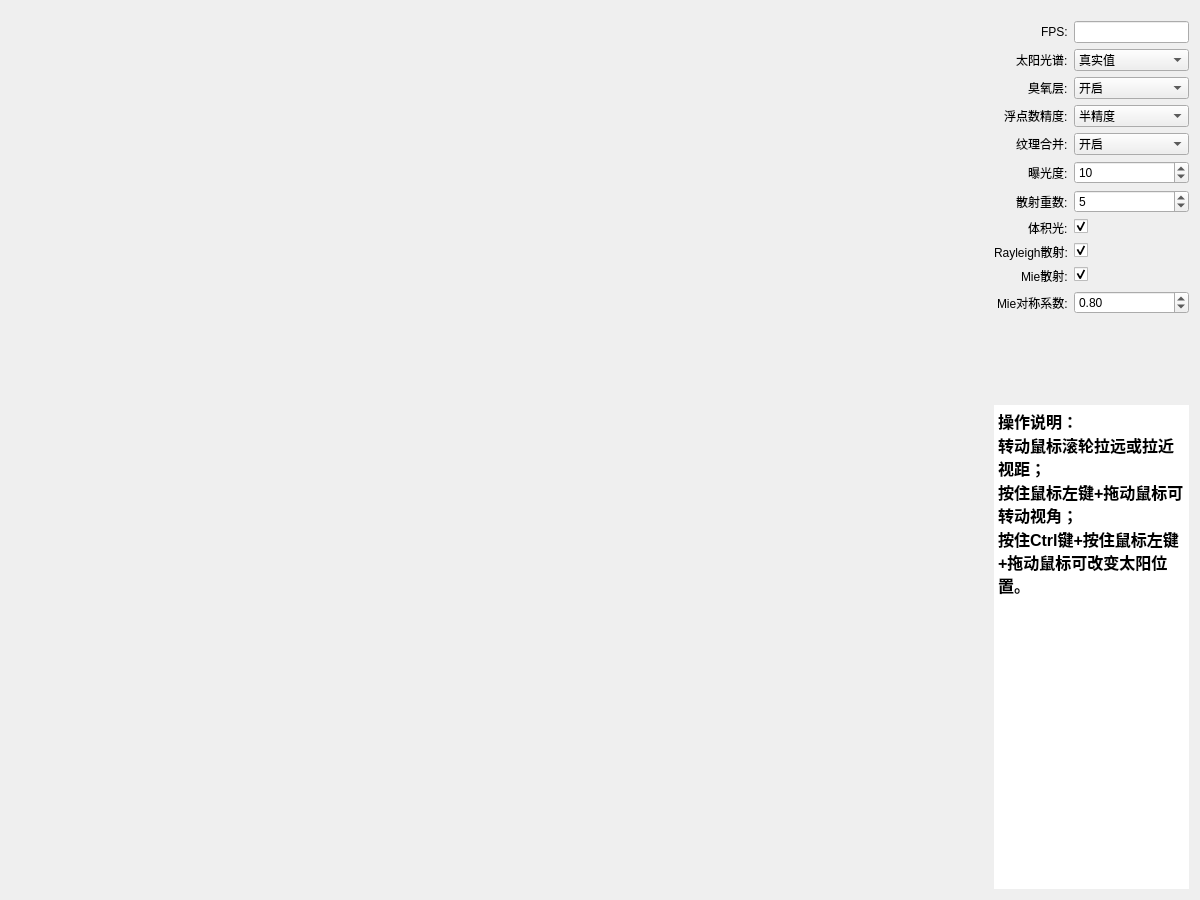
<?xml version="1.0" encoding="UTF-8"?>
<ui version="4.0">
 <class>MainWindow</class>
 <widget class="QMainWindow" name="MainWindow">
  <property name="geometry">
   <rect>
    <x>0</x>
    <y>0</y>
    <width>1200</width>
    <height>900</height>
   </rect>
  </property>
  <property name="minimumSize">
   <size>
    <width>1200</width>
    <height>900</height>
   </size>
  </property>
  <property name="maximumSize">
   <size>
    <width>1200</width>
    <height>900</height>
   </size>
  </property>
  <property name="windowTitle">
   <string>MainWindow</string>
  </property>
  <property name="styleSheet">
   <string notr="true">font: 12pt &quot;新宋体&quot;;</string>
  </property>
  <widget class="QWidget" name="centralWidget">
   <layout class="QHBoxLayout" name="horizontalLayout_2">
    <item>
     <layout class="QHBoxLayout" name="horizontalLayout" stretch="5,1">
      <item>
       <widget class="QWidget" name="panel" native="true">
        <property name="autoFillBackground">
         <bool>true</bool>
        </property>
       </widget>
      </item>
      <item>
       <layout class="QVBoxLayout" name="verticalLayout" stretch="4,5">
        <item>
         <layout class="QFormLayout" name="parm_formLayout">
          <property name="labelAlignment">
           <set>Qt::AlignRight|Qt::AlignTrailing|Qt::AlignVCenter</set>
          </property>
          <property name="topMargin">
           <number>10</number>
          </property>
          <item row="0" column="0">
           <widget class="QLabel" name="Header">
            <property name="text">
             <string>FPS:</string>
            </property>
           </widget>
          </item>
          <item row="0" column="1">
           <widget class="QLineEdit" name="fps_LineEdit">
            <property name="styleSheet">
             <string notr="true"/>
            </property>
            <property name="alignment">
             <set>Qt::AlignCenter</set>
            </property>
            <property name="readOnly">
             <bool>true</bool>
            </property>
           </widget>
          </item>
          <item row="1" column="0">
           <widget class="QLabel" name="spectrum_Label">
            <property name="text">
             <string>太阳光谱:</string>
            </property>
           </widget>
          </item>
          <item row="1" column="1">
           <widget class="QComboBox" name="spectrum_ComboBox">
            <item>
             <property name="text">
              <string>真实值</string>
             </property>
            </item>
            <item>
             <property name="text">
              <string>常数值</string>
             </property>
            </item>
           </widget>
          </item>
          <item row="2" column="0">
           <widget class="QLabel" name="ozone_Label">
            <property name="text">
             <string>臭氧层:</string>
            </property>
           </widget>
          </item>
          <item row="2" column="1">
           <widget class="QComboBox" name="ozone_ComboBox">
            <item>
             <property name="text">
              <string>开启</string>
             </property>
            </item>
            <item>
             <property name="text">
              <string>关闭</string>
             </property>
            </item>
           </widget>
          </item>
          <item row="3" column="0">
           <widget class="QLabel" name="float_Label">
            <property name="text">
             <string>浮点数精度:</string>
            </property>
           </widget>
          </item>
          <item row="3" column="1">
           <widget class="QComboBox" name="float_ComboBox">
            <item>
             <property name="text">
              <string>半精度</string>
             </property>
            </item>
            <item>
             <property name="text">
              <string>单精度</string>
             </property>
            </item>
           </widget>
          </item>
          <item row="4" column="0">
           <widget class="QLabel" name="texture_Label">
            <property name="text">
             <string>纹理合并:</string>
            </property>
           </widget>
          </item>
          <item row="4" column="1">
           <widget class="QComboBox" name="texture_ComboBox">
            <item>
             <property name="text">
              <string>开启</string>
             </property>
            </item>
            <item>
             <property name="text">
              <string>关闭</string>
             </property>
            </item>
           </widget>
          </item>
          <item row="5" column="0">
           <widget class="QLabel" name="exposure_Label">
            <property name="text">
             <string>曝光度:</string>
            </property>
           </widget>
          </item>
          <item row="5" column="1">
           <widget class="QSpinBox" name="exposure_SpinBox">
            <property name="readOnly">
             <bool>false</bool>
            </property>
            <property name="maximum">
             <number>300</number>
            </property>
            <property name="singleStep">
             <number>2</number>
            </property>
            <property name="value">
             <number>10</number>
            </property>
           </widget>
          </item>
          <item row="6" column="0">
           <widget class="QLabel" name="num_scattering_Label">
            <property name="text">
             <string>散射重数:</string>
            </property>
           </widget>
          </item>
          <item row="6" column="1">
           <widget class="QSpinBox" name="num_scattering_SpinBox">
            <property name="minimum">
             <number>1</number>
            </property>
            <property name="maximum">
             <number>25</number>
            </property>
            <property name="value">
             <number>5</number>
            </property>
           </widget>
          </item>
          <item row="7" column="0">
           <widget class="QLabel" name="lightshaft_Label">
            <property name="text">
             <string>体积光:</string>
            </property>
           </widget>
          </item>
          <item row="7" column="1">
           <widget class="QCheckBox" name="lightshaft_CheckBox">
            <property name="text">
             <string/>
            </property>
            <property name="checked">
             <bool>true</bool>
            </property>
            <property name="tristate">
             <bool>false</bool>
            </property>
           </widget>
          </item>
          <item row="8" column="0">
           <widget class="QLabel" name="rayleighLabel">
            <property name="text">
             <string>Rayleigh散射:</string>
            </property>
           </widget>
          </item>
          <item row="8" column="1">
           <widget class="QCheckBox" name="rayleighCheckBox">
            <property name="checked">
             <bool>true</bool>
            </property>
           </widget>
          </item>
          <item row="9" column="0">
           <widget class="QLabel" name="mieLabel">
            <property name="text">
             <string>Mie散射:</string>
            </property>
           </widget>
          </item>
          <item row="9" column="1">
           <widget class="QCheckBox" name="mieCheckBox">
            <property name="checked">
             <bool>true</bool>
            </property>
           </widget>
          </item>
          <item row="10" column="0">
           <widget class="QLabel" name="mie_g_Label">
            <property name="text">
             <string>Mie对称系数:</string>
            </property>
           </widget>
          </item>
          <item row="10" column="1">
           <widget class="QDoubleSpinBox" name="mie_g_DoubleSpinBox">
            <property name="minimum">
             <double>-0.990000000000000</double>
            </property>
            <property name="maximum">
             <double>0.990000000000000</double>
            </property>
            <property name="singleStep">
             <double>0.050000000000000</double>
            </property>
            <property name="value">
             <double>0.800000000000000</double>
            </property>
           </widget>
          </item>
         </layout>
        </item>
        <item>
         <widget class="QTextEdit" name="instructions">
          <property name="frameShape">
           <enum>QFrame::NoFrame</enum>
          </property>
          <property name="frameShadow">
           <enum>QFrame::Plain</enum>
          </property>
          <property name="lineWrapColumnOrWidth">
           <number>-1</number>
          </property>
          <property name="readOnly">
           <bool>true</bool>
          </property>
          <property name="html">
           <string>&lt;!DOCTYPE HTML PUBLIC &quot;-//W3C//DTD HTML 4.0//EN&quot; &quot;http://www.w3.org/TR/REC-html40/strict.dtd&quot;&gt;
&lt;html&gt;&lt;head&gt;&lt;meta name=&quot;qrichtext&quot; content=&quot;1&quot; /&gt;&lt;style type=&quot;text/css&quot;&gt;
p, li { white-space: pre-wrap; }
&lt;/style&gt;&lt;/head&gt;&lt;body style=&quot; font-family:'新宋体'; font-size:12pt; font-weight:400; font-style:normal;&quot;&gt;
&lt;p style=&quot; margin-top:0px; margin-bottom:0px; margin-left:0px; margin-right:0px; -qt-block-indent:0; text-indent:0px;&quot;&gt;&lt;span style=&quot; font-family:'SimSun'; font-weight:600;&quot;&gt;操作说明：&lt;/span&gt;&lt;/p&gt;
&lt;p style=&quot; margin-top:0px; margin-bottom:0px; margin-left:0px; margin-right:0px; -qt-block-indent:0; text-indent:0px;&quot;&gt;&lt;span style=&quot; font-family:'SimSun'; font-weight:600;&quot;&gt;转动鼠标滚轮拉远或拉近视距；&lt;/span&gt;&lt;/p&gt;
&lt;p style=&quot; margin-top:0px; margin-bottom:0px; margin-left:0px; margin-right:0px; -qt-block-indent:0; text-indent:0px;&quot;&gt;&lt;span style=&quot; font-family:'SimSun'; font-weight:600;&quot;&gt;按住鼠标左键+拖动鼠标可转动视角；&lt;/span&gt;&lt;/p&gt;
&lt;p style=&quot; margin-top:0px; margin-bottom:0px; margin-left:0px; margin-right:0px; -qt-block-indent:0; text-indent:0px;&quot;&gt;&lt;span style=&quot; font-family:'SimSun'; font-weight:600;&quot;&gt;按住Ctrl键+按住鼠标左键+拖动鼠标可改变太阳位置。&lt;/span&gt;&lt;/p&gt;&lt;/body&gt;&lt;/html&gt;</string>
          </property>
          <property name="acceptRichText">
           <bool>false</bool>
          </property>
         </widget>
        </item>
       </layout>
      </item>
     </layout>
    </item>
   </layout>
  </widget>
 </widget>
 <layoutdefault spacing="6" margin="11"/>
 <resources/>
 <connections/>
</ui>
